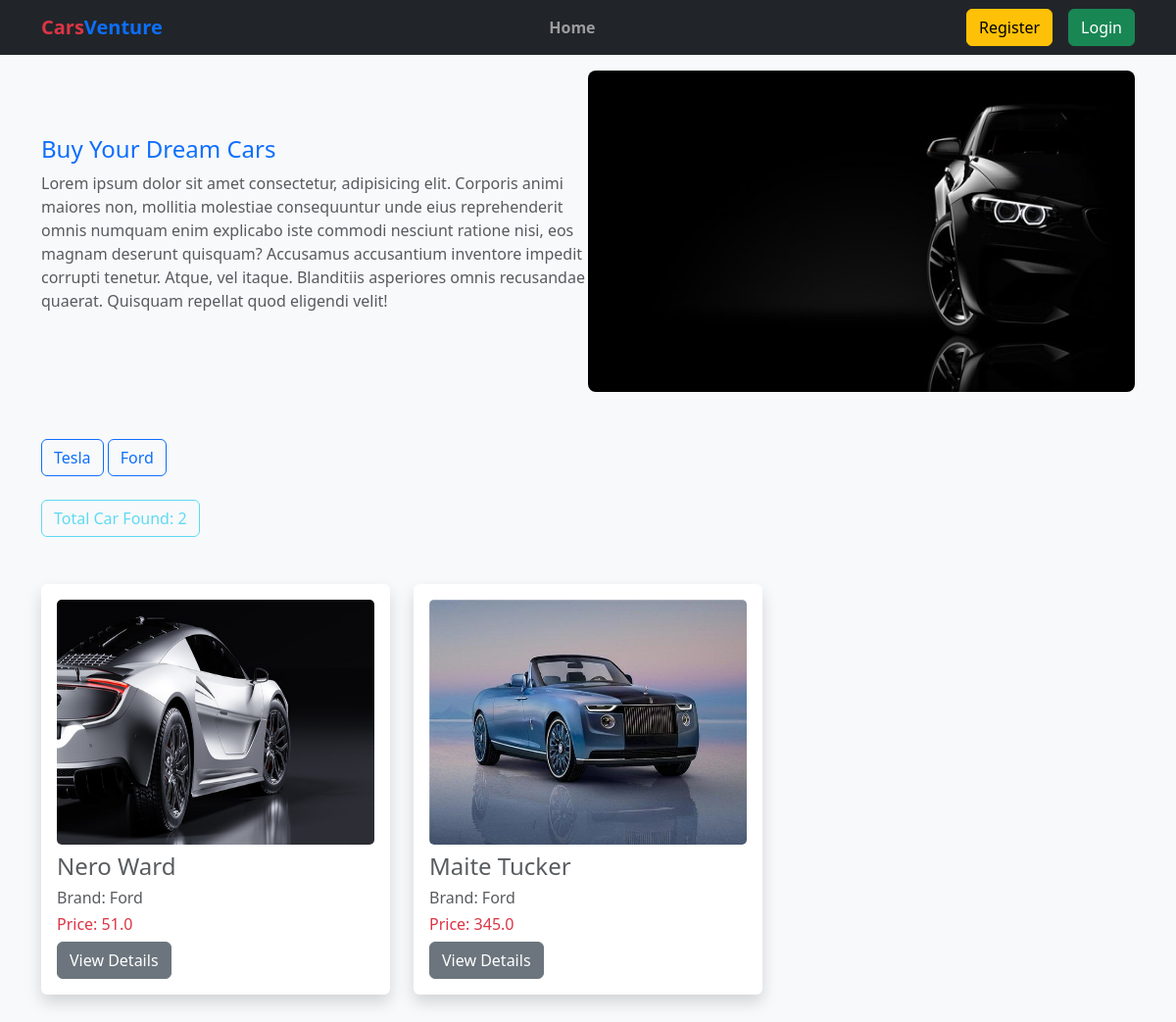
Page /brand/ford/ on the committed database.
### brand/models.py (models this page shows, shortened)
class Brand(models.Model):
    name = models.CharField(max_length=100)
    slug = models.SlugField(max_length=100, unique=True)

### car/models.py (models this page shows, shortened)
class Car(models.Model):
    name = models.CharField(max_length=100)
    brand = models.ForeignKey(Brand, on_delete=models.CASCADE)
    price = models.FloatField(max_length=100)
    quantity = models.IntegerField()
    description = models.TextField()
    image = models.ImageField(upload_to="uploads/car/")

### car_venture/views.py (the view)
# urls.py: path("", views.home, name="home"),
def home(request, brand_slug=None):
    brands = Brand.objects.all()
    if brand_slug:
        brand = Brand.objects.get(slug=brand_slug)
        cars = Car.objects.filter(brand=brand)
    else:
        cars = Car.objects.all()
    return render(request, "home.html", {"brands": brands, "cars": cars})

### templates/home.html
{% extends "base.html" %} {% load static %}
{% block content %}
<div class="container">
  <div class="banner d-flex justify-content-between align-items-center mt-3">
    <div class="col-6">
      <h4 class="text-primary">Buy Your Dream Cars</h4>
      <p class="text-muted">
        Lorem ipsum dolor sit amet consectetur, adipisicing elit. Corporis animi
        maiores non, mollitia molestiae consequuntur unde eius reprehenderit
        omnis numquam enim explicabo iste commodi nesciunt ratione nisi, eos
        magnam deserunt quisquam? Accusamus accusantium inventore impedit
        corrupti tenetur. Atque, vel itaque. Blanditiis asperiores omnis
        recusandae quaerat. Quisquam repellat quod eligendi velit!
      </p>
    </div>
    <div class="col-6">
      <img
        src="{% static 'images/banner.jpg' %}"
        class="rounded-3"
        style="width: 100%"
        alt=""
      />
    </div>
  </div>
  <div class="mt-5">
    {% for brand in brands %}
    <a href="{% url "brand_wise" brand.slug %}" class="btn btn-outline-primary">{{brand.name}}</a>
    {% endfor %}
  </div>
  <div class="cars">
    <button class="btn btn-outline-info mt-4 disabled">Total Car Found: <span>{{cars | length}}</span></button>
    <div class="row my-5">
      {% for car in cars %}
      <div class="col-md-4 mb-3">
        <div class="card border-0 shadow">
          <div class="card-body">
            <img src="{{car.image.url}}" class="card-img" style="height: 250px;" alt="">
            <h4 class="card-title text-muted mt-2">{{car.name}}</h4>
            <h6 class="text-muted">Brand: {{car.brand.name}}</h6>
            <h6 class="text-danger">Price: {{car.price}}</h6>
            <a href="{% url "car_details" car.id %}" class="btn btn-secondary">View Details</a>
          </div>
        </div>
      </div>
      {% endfor %}
    </div>
  </div>
</div>
{% endblock content %}

### rows in the picture
Brand: name "Tesla"
Brand: name "Ford"
Car: image (picture), name "Nero Ward", brand.name "Ford", price "51.0"
Car: image (picture), name "Maite Tucker", brand.name "Ford", price "345.0"

### other values in the picture
{{ cars | length }} "2"
